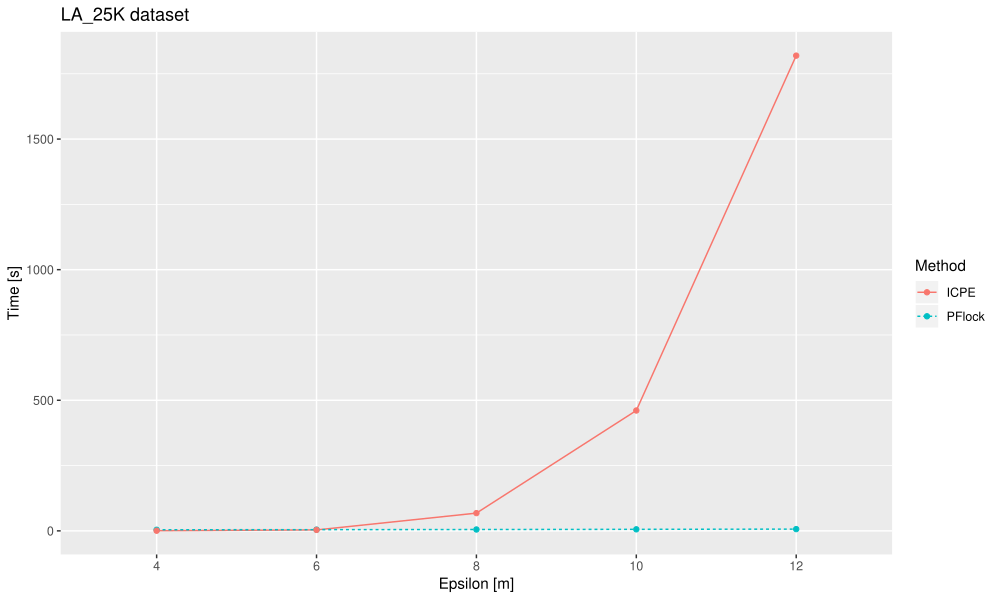

This figure's R source:
library(tidyverse)

fields = c("Timestamp", "Tag", "appId", "Cores", "Executors", "Epsilon", "Mu", "Partitions1", "Partitions2", "Time", "N")
data_path = "~/Documents/PhD/Research/Meetings/M01/ICPE_25K.txt"
pflock = enframe(read_lines(data_path), name = "n", value = "line") %>% select(line) %>% 
  filter(grepl("\\|MAXIMALS\\|", line)) %>%
  separate(line, into = fields, sep = "\\|") %>% 
  mutate(Epsilon = as.numeric(Epsilon), Time = as.numeric(Time)) %>%
  group_by(Epsilon) %>% summarise(Time = mean(Time))

fields = c("Timestamp", "Tag", "appId", "Epsilon", "Mu", "Points", "Pairs", "Centers", "Disks", "Time", "N")
icpe = enframe(read_lines(data_path), name = "n", value = "line") %>% select(line) %>% 
  filter(grepl("\\|ICPE  \\|", line)) %>%
  separate(line, into = fields, sep = "\\|") %>% 
  mutate(Epsilon = as.numeric(Epsilon), Time = as.numeric(Time)) %>%
  group_by(Epsilon) %>% summarise(Time = mean(Time))

icpe$Method = "ICPE"
pflock$Method = "PFlock"

data = rbind(pflock, icpe)

p = ggplot(data = data, aes(x = factor(Epsilon), y = Time, group = Method)) +
  geom_line(aes(linetype=Method, color=Method)) +
  geom_point(aes(color=Method)) +
  labs(title="LA_25K dataset", x="Epsilon [m]", y="Time [s]") 
plot(p)

ggsave("ICPE_25K.pdf", width = 10, height = 6, device = "pdf")
